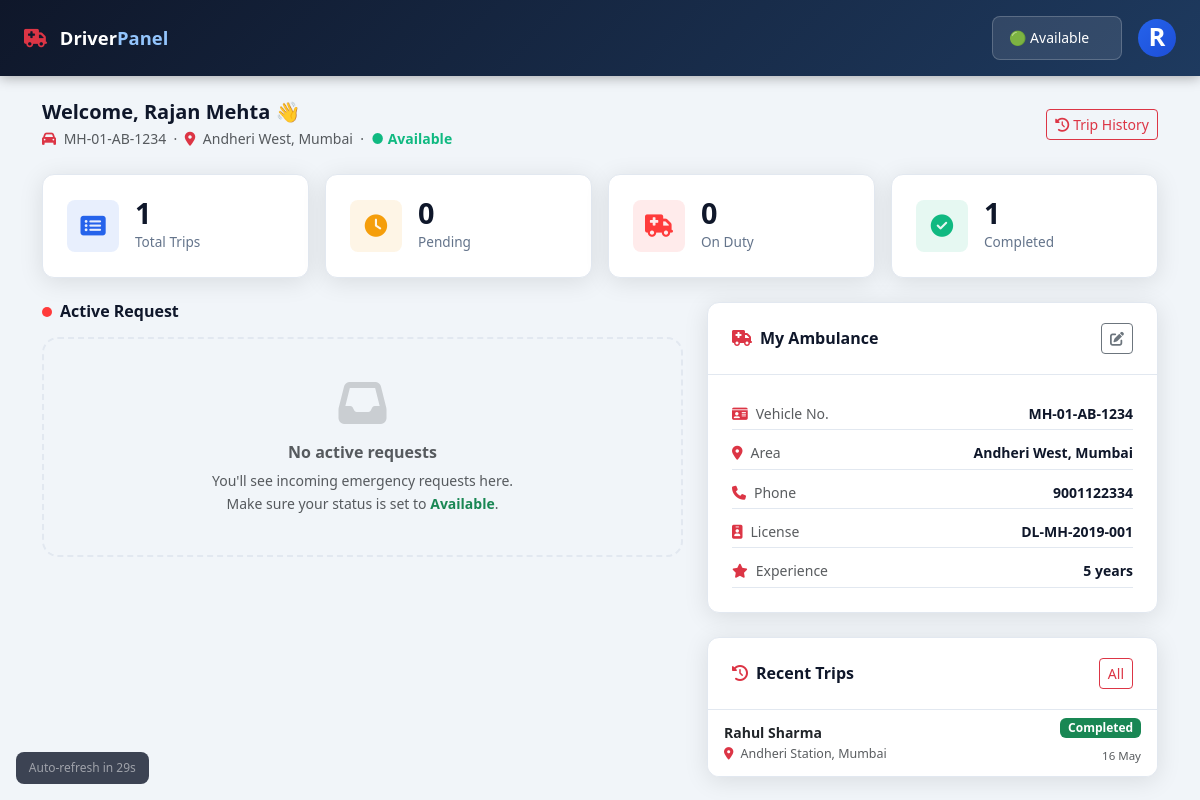
/driver/dashboard.php (signed in), run on the app's committed database.
### tables this page shows
CREATE TABLE IF NOT EXISTS ambulances (
    id          INT AUTO_INCREMENT PRIMARY KEY,
    driver_name VARCHAR(100)  NOT NULL,
    phone       VARCHAR(20)   NOT NULL,
    vehicle_no  VARCHAR(30)   NOT NULL,
    area        VARCHAR(150)  NOT NULL,
    latitude    DECIMAL(10,8) NOT NULL DEFAULT 0.00000000,
    longitude   DECIMAL(11,8) NOT NULL DEFAULT 0.00000000,
    status      ENUM('available','busy','offline') NOT NULL DEFAULT 'available',
    created_at  TIMESTAMP DEFAULT CURRENT_TIMESTAMP
);

CREATE TABLE IF NOT EXISTS drivers (
    id           INT AUTO_INCREMENT PRIMARY KEY,
    ambulance_id INT          NOT NULL UNIQUE,    
    name         VARCHAR(100) NOT NULL,
    phone        VARCHAR(20)  NOT NULL,
    email        VARCHAR(150) NOT NULL UNIQUE,
    password     VARCHAR(255) NOT NULL,
    license_no   VARCHAR(50)  NOT NULL DEFAULT '',
    experience   TINYINT      NOT NULL DEFAULT 0,  
    is_active    TINYINT(1)   NOT NULL DEFAULT 1,
    created_at   TIMESTAMP    DEFAULT CURRENT_TIMESTAMP,
    FOREIGN KEY (ambulance_id) REFERENCES ambulances(id) ON DELETE CASCADE
);

CREATE TABLE IF NOT EXISTS requests (
    id           INT AUTO_INCREMENT PRIMARY KEY,
    user_id      INT          NOT NULL,
    ambulance_id INT          NOT NULL,
    location     VARCHAR(255) NOT NULL,
    status       ENUM('pending','accepted','completed','cancelled') NOT NULL DEFAULT 'pending',
    created_at   TIMESTAMP DEFAULT CURRENT_TIMESTAMP,
    FOREIGN KEY (user_id)      REFERENCES users(id)      ON DELETE CASCADE,
    FOREIGN KEY (ambulance_id) REFERENCES ambulances(id) ON DELETE CASCADE
);

CREATE TABLE IF NOT EXISTS users (
    id         INT AUTO_INCREMENT PRIMARY KEY,
    name       VARCHAR(100)  NOT NULL,
    phone      VARCHAR(20)   NOT NULL,
    email      VARCHAR(150)  NOT NULL UNIQUE,
    password   VARCHAR(255)  NOT NULL,
    created_at TIMESTAMP     DEFAULT CURRENT_TIMESTAMP
);

### driver/dashboard.php (the view, shortened to what this page needs)
<?php
$driverId  = $_SESSION['driver_id'];
$driverName= $_SESSION['driver_name'];
$ambId     = $_SESSION['driver_amb_id'];
$db        = getDB();
$stmt = $db->prepare("
    SELECT d.*, a.vehicle_no, a.area, a.status AS amb_status,
           a.latitude, a.longitude
    FROM drivers d
    JOIN ambulances a ON d.ambulance_id = a.id
    WHERE d.id = ?
");
$stmt->bind_param('i', $driverId);
$stmt->execute();
$driver = $stmt->get_result()->fetch_assoc();
$totalAssigned = $db->query("SELECT COUNT(*) AS c FROM requests WHERE ambulance_id=$ambId")->fetch_assoc()['c'];
$pending       = $db->query("SELECT COUNT(*) AS c FROM requests WHERE ambulance_id=$ambId AND status='pending'")->fetch_assoc()['c'];
$accepted      = $db->query("SELECT COUNT(*) AS c FROM requests WHERE ambulance_id=$ambId AND status='accepted'")->fetch_assoc()['c'];
$completed     = $db->query("SELECT COUNT(*) AS c FROM requests WHERE ambulance_id=$ambId AND status='completed'")->fetch_assoc()['c'];
$stmt = $db->prepare("
    SELECT r.id, r.location, r.status, r.created_at,
           u.name AS user_name, u.phone AS user_phone
    FROM requests r
    JOIN users u ON r.user_id = u.id
    WHERE r.ambulance_id = ? AND r.status IN ('pending','accepted')
    ORDER BY r.created_at DESC
    LIMIT 1
");
$stmt->bind_param('i', $ambId);
$stmt->execute();
$activeRequest = $stmt->get_result()->fetch_assoc();
$stmt = $db->prepare("
    SELECT r.id, r.location, r.status, r.created_at,
           u.name AS user_name
    FROM requests r
    JOIN users u ON r.user_id = u.id
    WHERE r.ambulance_id = ? AND r.status IN ('completed','cancelled')
    ORDER BY r.created_at DESC
    LIMIT 5
");
$stmt->bind_param('i', $ambId);
$stmt->execute();
$recentDone = $stmt->get_result();
$statusColor = [
    'available' => '#10b981',
    'busy'      => '#f59e0b',
    'offline'   => '#94a3b8',
];
$ambStatusColor = $statusColor[$driver['amb_status']] ?? '#94a3b8';
?>
<!DOCTYPE html>
<html lang="en">
<head>
    <link href="https://cdn.jsdelivr.net/npm/bootstrap@5.3.2/dist/css/bootstrap.min.css" rel="stylesheet">
    <link href="https://cdnjs.cloudflare.com/ajax/libs/font-awesome/6.5.0/css/all.min.css" rel="stylesheet">
    <link href="../assets/css/style.css" rel="stylesheet">
</head>
<body style="background:var(--light);">
<div class="driver-topbar">
    <div class="driver-topbar-brand">
        <i class="fas fa-ambulance text-danger me-2"></i>
        Driver<span style="color:#93c5fd;">Panel</span>
    </div>
    <div class="d-flex align-items-center gap-3">
        <form method="POST" action="update_status.php" class="d-flex align-items-center gap-2">
            <select name="status" class="form-select form-select-sm"
                    style="width:130px;background:rgba(255,255,255,.1);
                           color:#fff;border-color:rgba(255,255,255,.2);"
                    onchange="this.form.submit()">
                <option value="available" <?= $driver['amb_status']==='available'?'selected':'' ?>>🟢 Available</option>
            </select>
        </form>
        <div class="dropdown">
            <div class="driver-avatar" data-bs-toggle="dropdown">
                <?= strtoupper(substr($driverName, 0, 1)) ?>
            </div>
        </div>
    </div>
</div>
<div class="container py-4">
    <div class="row g-3 mb-4 align-items-center">
        <div class="col">
            <h5 class="fw-800 mb-0">
                Welcome, <?= htmlspecialchars($driverName) ?> 👋
            </h5>
            <div class="text-muted small mt-1">
                <i class="fas fa-car me-1 text-danger"></i>
                <?= htmlspecialchars($driver['vehicle_no']) ?>
                &nbsp;·&nbsp;
                <i class="fas fa-map-marker-alt me-1 text-danger"></i>
                <?= htmlspecialchars($driver['area']) ?>
                &nbsp;·&nbsp;
                <span style="color:<?= $ambStatusColor ?>;font-weight:600;">
                    ● <?= ucfirst($driver['amb_status']) ?>
                </span>
            </div>
        </div>
        <div class="col-auto">
            <a href="trips.php" class="btn btn-outline-danger btn-sm">
                <i class="fas fa-history me-1"></i>Trip History
            </a>
        </div>
    </div>
    <div class="row g-3 mb-4">
        <div class="col-6 col-md-3">
            <div class="stat-widget">
                <div class="stat-widget-icon blue"><i class="fas fa-list-alt"></i></div>
                <div>
                    <div class="stat-widget-num"><?= $totalAssigned ?></div>
                    <div class="stat-widget-label">Total Trips</div>
                </div>
            </div>
        </div>
        <div class="col-6 col-md-3">
            <div class="stat-widget">
                <div class="stat-widget-icon orange"><i class="fas fa-clock"></i></div>
                <div>
                    <div class="stat-widget-num"><?= $pending ?></div>
                    <div class="stat-widget-label">Pending</div>
                </div>
            </div>
        </div>
        <div class="col-6 col-md-3">
            <div class="stat-widget">
                <div class="stat-widget-icon red"><i class="fas fa-ambulance"></i></div>
                <div>
                    <div class="stat-widget-num"><?= $accepted ?></div>
                    <div class="stat-widget-label">On Duty</div>
                </div>
            </div>
        </div>
        <div class="col-6 col-md-3">
            <div class="stat-widget">
                <div class="stat-widget-icon green"><i class="fas fa-check-circle"></i></div>
                <div>
                    <div class="stat-widget-num"><?= $completed ?></div>
                    <div class="stat-widget-label">Completed</div>
                </div>
            </div>
        </div>
    </div>
    <div class="row g-4">
        <div class="col-lg-7">
            <h6 class="fw-700 mb-3">
                <span class="pulse-dot me-2"></span>Active Request
            </h6>
            <?php if ($activeRequest): ?>
            <div class="active-request-card mb-3">
                <div class="d-flex justify-content-between align-items-start mb-3">
                    <div>
                        <span class="badge bg-<?= $activeRequest['status']==='pending'?'warning':'primary' ?> mb-2">
                            <?= ucfirst($activeRequest['status']) ?>
                        </span>
                        <h5 class="fw-800 mb-1">
                            <?= htmlspecialchars($activeRequest['user_name']) ?>
                        </h5>
                        <div style="color:rgba(255,255,255,.6);font-size:.9rem;">
                            <i class="fas fa-phone me-1 text-danger"></i>
                            <a href="tel:<?= $activeRequest['user_phone'] ?>"
                               style="color:rgba(255,255,255,.8);">
                                <?= htmlspecialchars($activeRequest['user_phone']) ?>
                            </a>
                        </div>
                    </div>
                    <div style="font-size:.8rem;color:rgba(255,255,255,.4);">
                        #<?= $activeRequest['id'] ?>
                    </div>
                </div>
                <div class="mb-3 p-3 rounded-3" style="background:rgba(255,255,255,.06);">
                    <div style="font-size:.8rem;color:rgba(255,255,255,.5);margin-bottom:.3rem;">
                        PICKUP LOCATION
                    </div>
                    <div class="fw-600">
                        <i class="fas fa-map-marker-alt text-danger me-2"></i>
                        <?= htmlspecialchars($activeRequest['location']) ?>
                    </div>
                </div>
                <div class="d-flex gap-2 flex-wrap">
                    <?php if ($activeRequest['status'] === 'pending'): ?>
                    <form method="POST" action="update_request.php">
                        <input type="hidden" name="request_id" value="<?= $activeRequest['id'] ?>">
                        <input type="hidden" name="status" value="accepted">
                        <button type="submit" class="status-toggle-btn text-white"
                                style="background:#2563eb;">
                            <i class="fas fa-check me-1"></i>Accept
                        </button>
                    </form>
                    <form method="POST" action="update_request.php">
                        <input type="hidden" name="request_id" value="<?= $activeRequest['id'] ?>">
                        <input type="hidden" name="status" value="cancelled">
                        <button type="submit" class="status-toggle-btn"
                                style="background:rgba(255,255,255,.1);color:#fff;"
                                onclick="return confirm('Decline this request?')">
                            <i class="fas fa-times me-1"></i>Decline
                        </button>
                    </form>
                    <?php else: ?>
                    <form method="POST" action="update_request.php">
                        <input type="hidden" name="request_id" value="<?= $activeRequest['id'] ?>">
                        <input type="hidden" name="status" value="completed">
                        <button type="submit" class="status-toggle-btn text-white"
                                style="background:#10b981;"
                                onclick="return confirm('Mark this trip as completed?')">
                            <i class="fas fa-flag-checkered me-1"></i>Mark Complete
                        </button>
                    </form>
                    <?php endif; ?>
                    <a href="tel:<?= $activeRequest['user_phone'] ?>"
                       class="status-toggle-btn text-white"
                       style="background:#ff3b3b;display:inline-flex;align-items:center;gap:.4rem;">
                        <i class="fas fa-phone"></i> Call Patient
                    </a>
                </div>
                <div style="font-size:.78rem;color:rgba(255,255,255,.35);margin-top:1rem;">
                    <i class="fas fa-clock me-1"></i>
                    Received: <?= date('d M Y, h:i A', strtotime($activeRequest['created_at'])) ?>
                </div>
            </div>
            <?php else: ?>
            <div class="no-request-box">
                <i class="fas fa-inbox fa-3x text-muted mb-3 d-block opacity-25"></i>
                <h6 class="text-muted fw-600">No active requests</h6>
                <p class="text-muted small mb-0">
                    You'll see incoming emergency requests here.<br>
                    Make sure your status is set to
                    <strong class="text-success">Available</strong>.
                </p>
            </div>
            <?php endif; ?>
        </div>
        <div class="col-lg-5">
            <div class="card-custom mb-4">
                <div class="card-custom-header">
                    <h6 class="fw-700 mb-0">
                        <i class="fas fa-ambulance text-danger me-2"></i>My Ambulance
                    </h6>
                    <a href="profile.php" class="btn btn-sm btn-outline-secondary">
                        <i class="fas fa-edit"></i>
                    </a>
                </div>
                <div class="card-custom-body">
                    <div class="d-flex flex-column gap-2">
                        <?php
                        $info = [
                            ['fa-id-card',    'Vehicle No.',   $driver['vehicle_no']],
                            ['fa-map-marker-alt','Area',       $driver['area']],
                            ['fa-phone',      'Phone',         $driver['phone']],
                            ['fa-id-badge',   'License',       $driver['license_no']],
                            ['fa-star',       'Experience',    $driver['experience'] . ' years'],
                        ];
                        foreach ($info as [$icon, $label, $value]): ?>
                        <div class="d-flex justify-content-between align-items-center py-1"
                             style="border-bottom:1px solid var(--border);">
                            <span class="text-muted small">
                                <i class="fas <?= $icon ?> me-2 text-danger"></i><?= $label ?>
                            </span>
                            <span class="fw-600 small"><?= htmlspecialchars($value) ?></span>
                        </div>
                        <?php endforeach; ?>
                    </div>
                </div>
            </div>
            <div class="card-custom">
                <div class="card-custom-header">
                    <h6 class="fw-700 mb-0">
                        <i class="fas fa-history text-danger me-2"></i>Recent Trips
                    </h6>
                    <a href="trips.php" class="btn btn-sm btn-outline-danger">All</a>
                </div>
                <div class="card-custom-body p-0">
                    <?php if ($recentDone->num_rows > 0): ?>
                    <ul class="list-group list-group-flush">
                        <?php while ($r = $recentDone->fetch_assoc()): ?>
                        <li class="list-group-item px-3 py-2">
                            <div class="d-flex justify-content-between align-items-center">
                                <div>
                                    <div class="fw-600 small"><?= htmlspecialchars($r['user_name']) ?></div>
                                    <div class="text-muted" style="font-size:.78rem;">
                                        <i class="fas fa-map-marker-alt me-1 text-danger"></i>
                                        <?= htmlspecialchars($r['location']) ?>
                                    </div>
                                </div>
                                <div class="text-end">
                                    <?php $b = ['completed'=>'success','cancelled'=>'secondary']; ?>
                                    <span class="badge bg-<?= $b[$r['status']] ?? 'secondary' ?> mb-1 d-block">
                                        <?= ucfirst($r['status']) ?>
                                    </span>
                                    <span class="text-muted" style="font-size:.72rem;">
                                        <?= date('d M', strtotime($r['created_at'])) ?>
                                    </span>
                                </div>
                            </div>
                        </li>
                        <?php endwhile; ?>
                    </ul>
                    <?php else: ?>
                    <div class="text-center py-4 text-muted small">No completed trips yet.</div>
                    <?php endif; ?>
                </div>
            </div>
        </div>
    </div>
</div>
</body>
</html>

### data on the page
ambulances: status "🟢 Available"
drivers: ambulance.vehicle_no "MH-01-AB-1234", ambulance.area "Andheri West, Mumbai", ambulance.status "Available"
requests: user.name "Rahul Sharma", location "Andheri Station, Mumbai", status "Completed", created_at "16 May"

### other printed values
substr($driverName, 0, 1) "R"
$driverName "Rajan Mehta"
$totalAssigned "1"
$pending "0"
$accepted "0"
$completed "1"
$label "Vehicle No."
$value "MH-01-AB-1234"
$label "Area"
$value "Andheri West, Mumbai"
$label "Phone"
$value "9001122334"
$label "License"
$value "DL-MH-2019-001"
$label "Experience"
